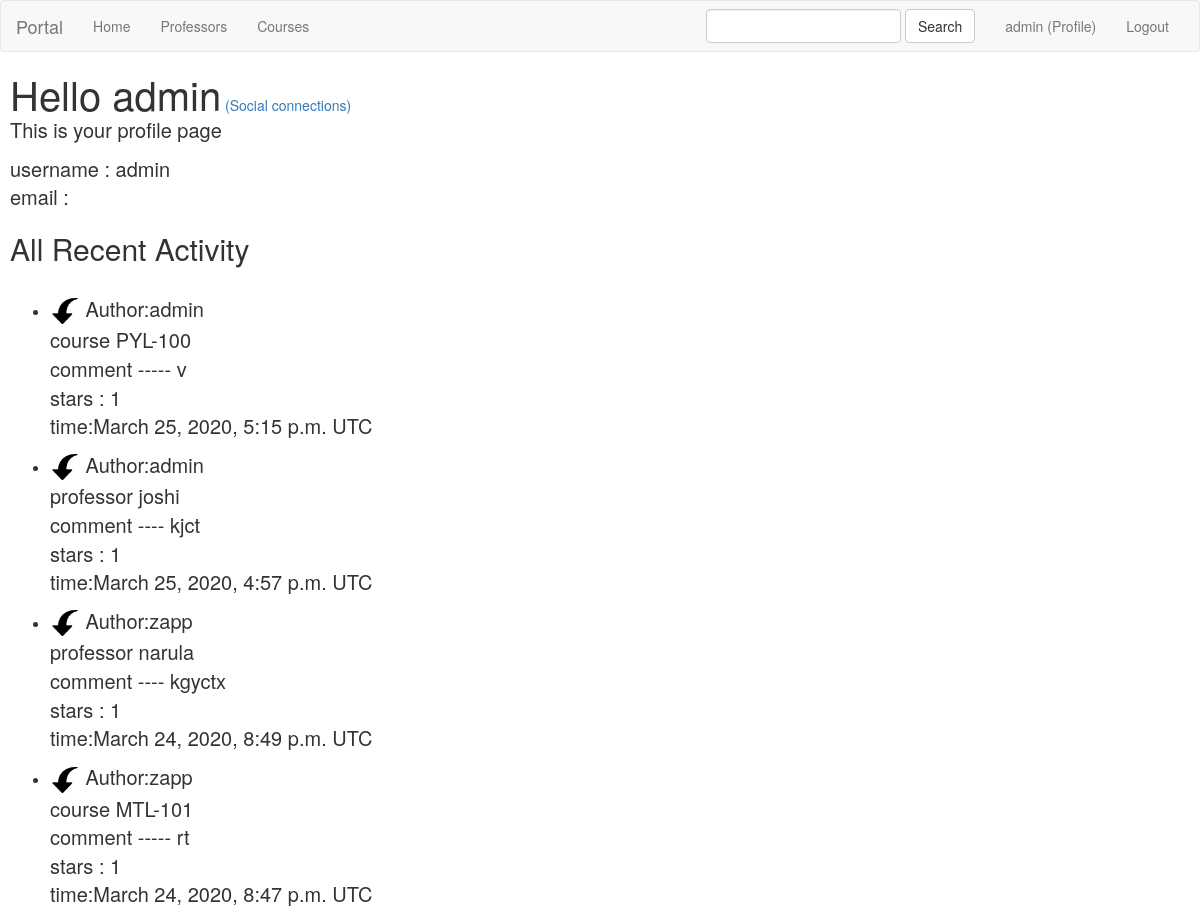
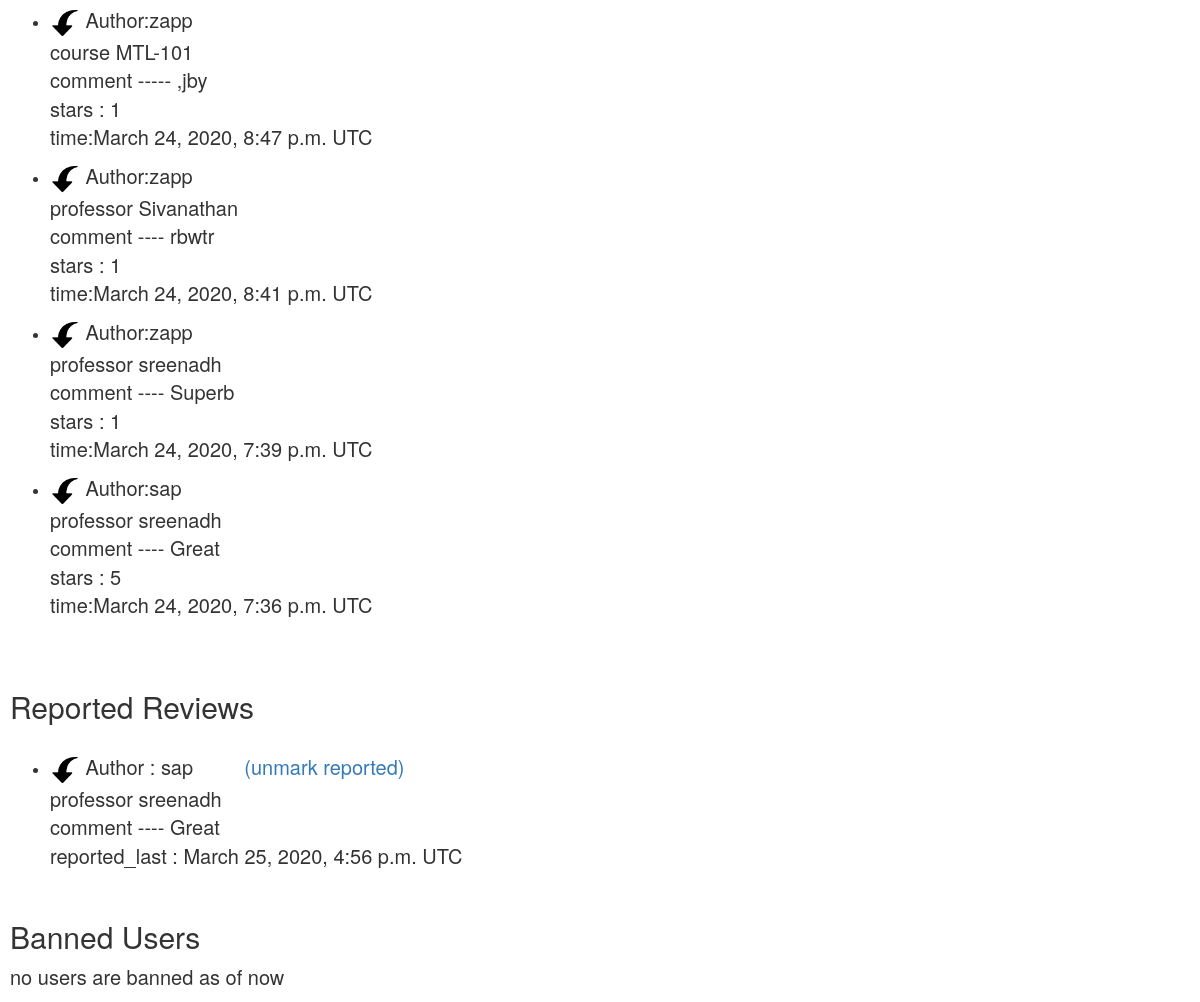
Page /users/profile (signed in) on the earlier database version (2 pictures, top to bottom).
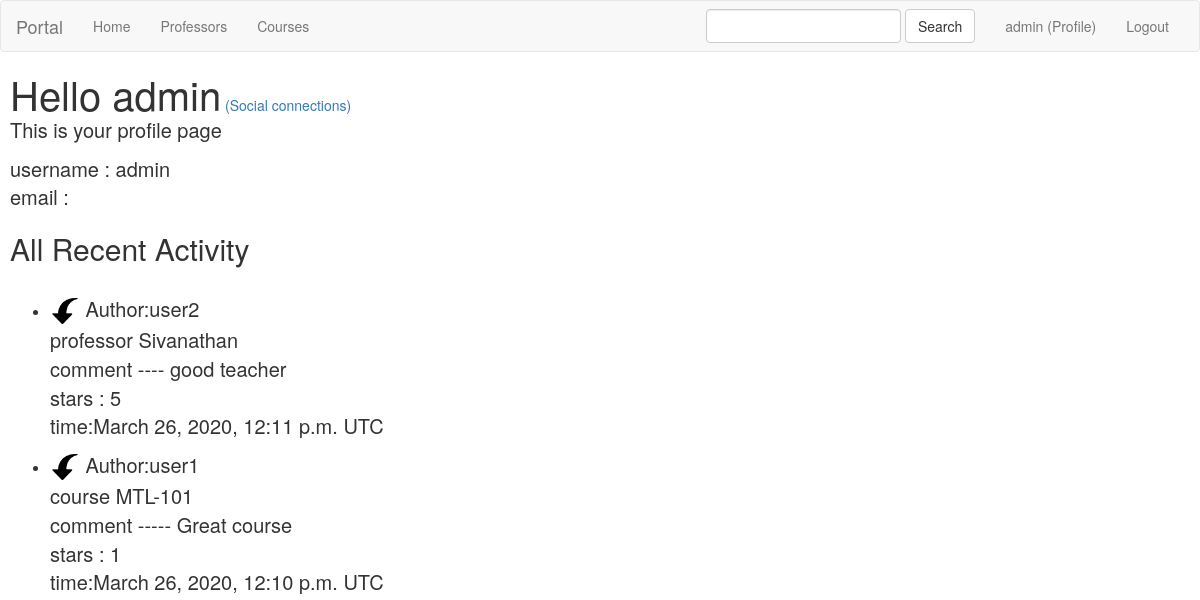
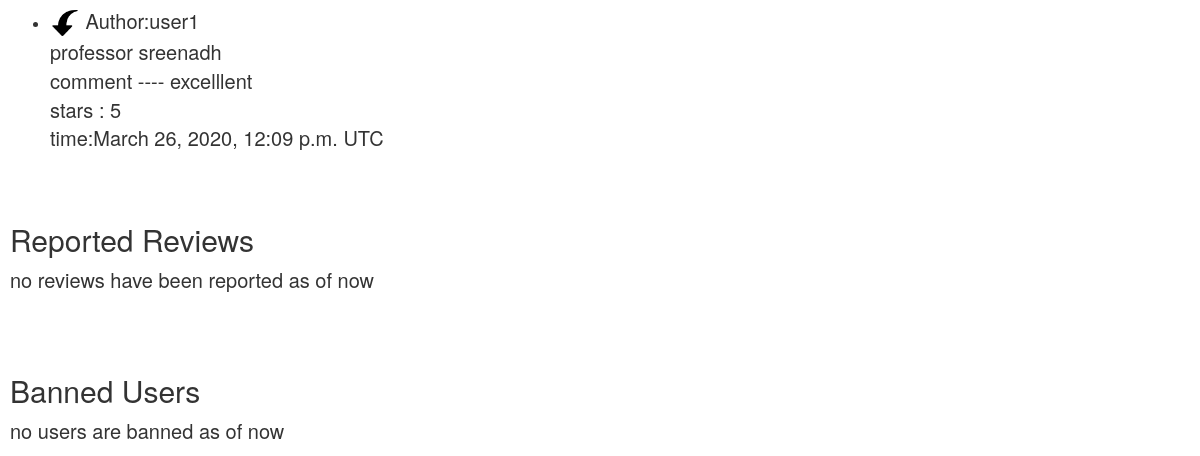
Same page on the later database version (2 pictures, top to bottom).
### courses/models.py (models this page shows, shortened)
class Course_Rating(Rating):
    datetime = models.DateTimeField(default=datetime.now)
    comment = models.CharField(max_length=1000)
    stars = models.IntegerField(default=1,validators=[MaxValueValidator(5), MinValueValidator(1)])
    course = models.ForeignKey(Course, on_delete=models.CASCADE)
    user = models.ForeignKey(User,default=None,on_delete=models.CASCADE)
    postAnonymously = models.BooleanField(default=False)
    liked_by = models.ManyToManyField(User, related_name='all_liked_courserating')
    reported = models.BooleanField(default=False)
    last_reported_time = models.DateTimeField(default=now,blank=True)
    def get_absolute_url(self):
        return reverse('courses:detail',kwargs={'pk':self.course.pk})+'#'+ str(self.id)
    def get_class_name(self):
        return 'course_rating'

class Course(models.Model):
    name = models.CharField(max_length=100)
    department = models.CharField(max_length=100)
    profs_teaching = models.ManyToManyField(Professor,related_name='all_courses_taught')

### professors/models.py (models this page shows, shortened)
class Prof_Rating(Rating):
    datetime = models.DateTimeField(default=datetime.now)
    comment = models.CharField(max_length=1000)
    stars = models.IntegerField(default=1,validators=[MaxValueValidator(5), MinValueValidator(1)])
    professor = models.ForeignKey(Professor, on_delete=models.CASCADE)
    user = models.ForeignKey(User,default=None,on_delete=models.CASCADE)
    postAnonymously = models.BooleanField(default=False)
    liked_by = models.ManyToManyField(User,related_name='all_liked_profrating')
    reported = models.BooleanField(default=False)
    last_reported_time = models.DateTimeField(default=now,blank=True)
    def get_absolute_url(self):
        return reverse('professors:detail',kwargs={'pk':self.professor.pk})+'#'+ str(self.id)
    def get_class_name(self):
        return 'prof_rating'

class Professor(models.Model):
    name = models.CharField(max_length=100)
    age = models.IntegerField()
    department = models.CharField(max_length=100)

### users/views.py (the view)
# urls.py: url(r'profile$', views.show_user_profile, name='show_profile'),
@login_required
def show_user_profile(request):
    context = dict()
    if request.user.is_superuser:
        all_rating_all_author = list(Prof_Rating.objects.all()) + list(Course_Rating.objects.all())
        all_rating_all_author.sort(reverse=True, key=lambda x: x.datetime)
        context['all_rating'] = all_rating_all_author
        reported_reviews = list(Prof_Rating.objects.all().filter(reported=True)) + list(
            Course_Rating.objects.all().filter(reported=True))
        reported_reviews.sort(reverse=True, key=lambda x: x.last_reported_time)
        context['reported'] = reported_reviews
        context['banned_users'] = list(filter(lambda x: x.userprofile.is_banned, list(User.objects.all())))
    else:
        all_rating_user = list(request.user.prof_rating_set.all()) + list(request.user.course_rating_set.all())
        all_rating_user.sort(reverse=True, key=lambda x: x.datetime)
        context['all_rating'] = all_rating_user
        context['warnings'] = list(request.user.userwarning_set.all())
    return render(request, 'users/profile.html', context)

### users/templates/users/profile.html (shortened to what this page needs)
{% extends 'root/base.html' %}
{% block body %}
<h1 style="display:inline">Hello {{request.user.username}}</h1>
<a href="/allauth/social/connections" style="display:inline">(Social connections)</a>
<p>This is your profile page</p>
<p>
    username : {{user.username}}<br>
    email : {{user.email}}
</p>
<h2>{% if user.is_superuser %}All {% else %}Your {% endif %}Recent Activity</h2>
<br>
<ul>
    {% for rating in all_rating %}
        <li>
            <p>
                <a style="font-size:20px;" href="{{ rating.get_absolute_url }}"><img style='height:30px;width:30px;'></a>
                {% if user.is_superuser %}
                    Author:{{rating.user}}<br>
                {% endif %}
                {% if rating.get_class_name == 'prof_rating' %}
                    professor {{rating.professor.name}} &emsp; <br>comment ---- {{rating.comment}}
                {% else %}
                    course {{rating.course.name}}  &emsp; <br>comment ----- {{rating.comment}}
                {% endif %}<br>
                stars : {{rating.stars}}
                <br>time:{{rating.datetime}} UTC
            </p>
        </li>
    {% endfor %}
</ul>
<br>
<br>
{% if user.is_superuser %}
<h2>Reported Reviews</h2>
{% if reported|length == 0 %}<p>no reviews have been reported as of now</p>{% endif %}
<br>
<ul>
{% for rating in reported %}
    <li>
        <p>
            <a style="font-size:20px;" href="{{ rating.get_absolute_url }}"><img style='height:30px;width:30px;'></a>
            Author : {{ rating.user }} &emsp;&emsp;
            {% if rating.get_class_name == 'prof_rating' %}
                <a href="{% url 'professors:unmark_rating' rating.id %}">(unmark reported)</a>
                <br>professor {{rating.professor.name}} &emsp; <br>comment ---- {{rating.comment}}
            {% else %}
                <a href="{% url 'courses:unmark_rating' rating.id %}">(unmark reported)</a>
                <br>course {{rating.course.name}}  &emsp; <br>comment ----- {{rating.comment}}
            {% endif %}<br>
            reported_last : {{ rating.last_reported_time }} UTC
        </p>
    </li>
{% endfor %}
</ul>
<br>
<h2>Banned Users</h2>
{% if banned_users|length == 0 %}<p>no users are banned as of now</p>{% endif %}
{% endif %}
{% endblock %}

Differences in the rows shown:
removed Course_Rating: user "admin", course.name "PYL-100", comment "v", stars "1", datetime "March 25, 2020, 5:15 p.m."
removed Prof_Rating: user "admin", professor.name "joshi", comment "kjct", stars "1", datetime "March 25, 2020, 4:57 p.m.", shown under "All Recent Activity"
removed Prof_Rating: user "zapp", professor.name "narula", comment "kgyctx", stars "1", datetime "March 24, 2020, 8:49 p.m.", shown under "All Recent Activity"
removed Course_Rating: user "zapp", course.name "MTL-101", comment "rt", stars "1", datetime "March 24, 2020, 8:47 p.m."
removed Course_Rating: user "zapp", course.name "MTL-101", comment ",jby", stars "1", datetime "March 24, 2020, 8:47 p.m."
removed Prof_Rating: user "zapp", professor.name "Sivanathan", comment "rbwtr", stars "1", datetime "March 24, 2020, 8:41 p.m.", shown under "All Recent Activity"
removed Prof_Rating: user "zapp", professor.name "sreenadh", comment "Superb", stars "1", datetime "March 24, 2020, 7:39 p.m.", shown under "All Recent Activity"
removed Prof_Rating: user "sap", professor.name "sreenadh", comment "Great", stars "5", datetime "March 24, 2020, 7:36 p.m.", last_reported_time "March 25, 2020, 4:56 p.m."
added Prof_Rating: user "user2", professor.name "Sivanathan", comment "good teacher", stars "5", datetime "March 26, 2020, 12:11 p.m.", shown under "All Recent Activity"
added Course_Rating: user "user1", course.name "MTL-101", comment "Great course", stars "1", datetime "March 26, 2020, 12:10 p.m."
added Prof_Rating: user "user1", professor.name "sreenadh", comment "excelllent", stars "5", datetime "March 26, 2020, 12:09 p.m.", shown under "All Recent Activity"
Other differences:
text now shown: "no reviews have been reported as of now"
